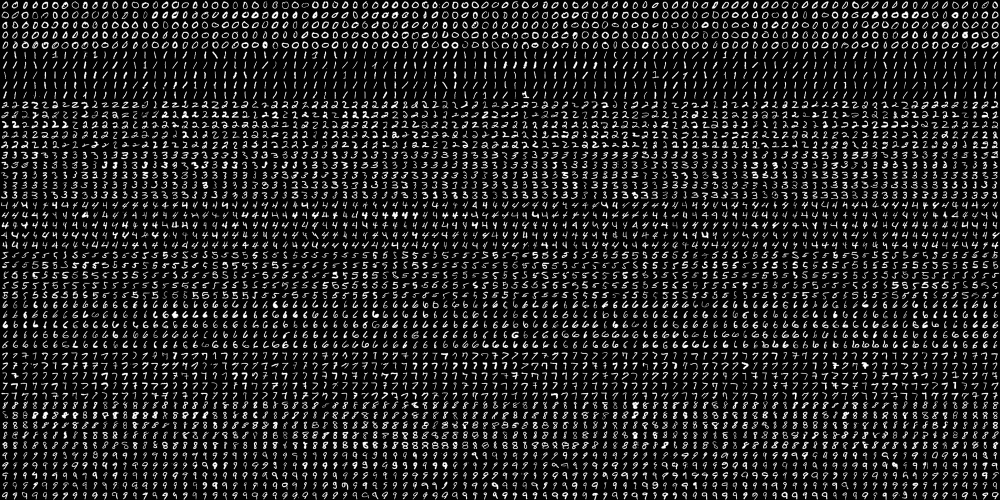
#> input picture img/digits.png, 2000 x 1000 px, found by its file name (shown at 1/2 size)
$ python svm_mnist_hog_train.py
#> lines starting #> are read from the running program, lines starting #| are printed output that depends on the picture
### mnist.py
"""
opencv

출처

제목: 파이썬으로 만드는 OpenCV 프로젝트
저자: 이세우
출판: 프로그래밍인사이트
"""
"""
요약

[예제 9-3] MNIST 손글씨 숫자 이미지셋 공통 모듈
"""
import cv2
import numpy as np

data = None
k = list(range(10))


def load():
    global data

    image = cv2.imread(filename="../img/digits.png")
#> image is the input picture: shape (1000, 2000, 3); min 0, max 255, mean 33.8
    gray = cv2.cvtColor(src=image, code=cv2.COLOR_BGR2GRAY)

    cells = [np.hsplit(ary=row, indices_or_sections=100) for row in np.vsplit(ary=gray, indices_or_sections=50)]
#> cells = 50 items
    data = np.array(cells)


def getData(reshape=True):
    if data is None:
        load()

    if reshape:
        full = data.reshape(-1, 400).astype(np.float32)
    else:
        full = data

    labels = np.repeat(a=k, repeats=500).reshape(-1, 1)
    return full, labels


def getTrain(reshape=True):
    if data is None:
        load()

    train = data[:, :90]

    if reshape:
        train = train.reshape(-1, 400).astype(np.float32)

    train_labels = np.repeat(a=k, repeats=450).reshape(-1, 1)

    return train, train_labels


def getTest(reshape=True):
    if data is None:
        load()

    test = data[:, 90:100]

    if reshape:
        test = test.reshape(-1, 400).astype(np.float32)

    test_labels = np.repeat(a=k, repeats=50).reshape(-1, 1)

    return test, test_labels


def digit2data(src, reshape=True):
    h, w = src.shape[:2]

    square = src

    if h > w:
        pad = (h - w) // 2
        square = np.zeros(shape=(h, h), dtype=np.uint8)
        square[:, pad:pad + w] = src
    elif h < w:
        pad = (w - h) // 2
        square = np.zeros(shape=(w, w), dtype=np.uint8)
        square[pad:pad + h, :] = src

    px20 = np.zeros(shape=(20, 20), dtype=np.uint8)
    px20[2:18, 2:18] = cv2.resize(src=square, dsize=(16, 16), interpolation=cv2.INTER_AREA)
    if reshape:
        px20 = px20.reshape((1, 400)).astype(np.float32)
    return px20

### svm_mnist_hog_train.py
"""
opencv

출처

제목: 파이썬으로 만드는 OpenCV 프로젝트
저자: 이세우
출판: 프로그래밍인사이트
"""
"""
요약

[예제 9-10] MNIST 손글씨 HOG-SVM 학습
"""
import cv2
import numpy as np
import mnist
import time

affine_flags = cv2.WARP_INVERSE_MAP|cv2.INTER_LINEAR

def deskew(img):
    m = cv2.moments(array=img)
    if abs(m["mu02"]) < 1e-2:
        return img.copy()
    skew = m["mu11"] / m["mu02"]
    M = np.float32([[1, skew, -0.5*20*skew], [0,1,0]])
    img = cv2.warpAffine(src=img, M=M, dsize=(20,20), flags=affine_flags)
    return img

winSize = (20,20)
blockSize = (10,10)
blockStride = (5,5)
cellSize = (5,5)
nbins = 9
hogDesc = cv2.HOGDescriptor(winSize, blockSize, blockStride, cellSize, nbins)


if __name__ == "__main__":
    train_data, train_label = mnist.getTrain(reshape=False)
#> train_label = 4500 values from 0 to 9
    test_data, test_label = mnist.getTest(reshape=False)
#> test_label = 500 values from 0 to 9

    deskewed = [list(map(deskew, row)) for row in train_data]
#> in deskew, `m = cv2.moments(array=img)`: m = moments, m00 16057, centre m10/m00, m01/m00 = (9.95, 9.55)
#> in deskew, `skew = m["mu11"] / m["mu02"]`: skew = -0.347
#> in deskew, `M = np.float32([[1, skew, -0.5*20*skew], [0,1,0]])`: M = [[1, -0.347, 3.47], [0, 1, 0]]
#> in deskew (call 35), `m = cv2.moments(array=img)`: m = moments, m00 21916, centre m10/m00, m01/m00 = (10.08, 9.87)
#> in deskew (call 35), `skew = m["mu11"] / m["mu02"]`: skew = -0.286
#> in deskew (call 35), `M = np.float32([[1, skew, -0.5*20*skew], [0,1,0]])`: M = [[1, -0.286, 2.86], [0, 1, 0]]
#> in deskew (call 35), `img = cv2.warpAffine(src=img, M=M, dsize=(20,20), flags=affine_flags)`:
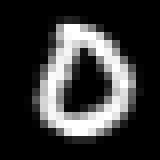
#> img: shape (20, 20) (shown 8 times larger); min 0, max 255, mean 54.8
#> in deskew (call 36), `m = cv2.moments(array=img)`: m = moments, m00 16968, centre m10/m00, m01/m00 = (9.92, 9.93)
#> in deskew (call 36), `skew = m["mu11"] / m["mu02"]`: skew = -0.0849
#> in deskew (call 36), `M = np.float32([[1, skew, -0.5*20*skew], [0,1,0]])`: M = [[1, -0.0849, 0.849], [0, 1, 0]]
#> in deskew (call 36), `img = cv2.warpAffine(src=img, M=M, dsize=(20,20), flags=affine_flags)`:
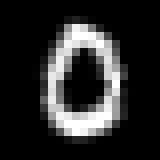
#> img: shape (20, 20) (shown 8 times larger); min 0, max 255, mean 42.4
#> in deskew (call 37), `m = cv2.moments(array=img)`: m = moments, m00 14274, centre m10/m00, m01/m00 = (9.72, 9.63)
#> in deskew (call 37), `skew = m["mu11"] / m["mu02"]`: skew = -0.2
#> in deskew (call 37), `M = np.float32([[1, skew, -0.5*20*skew], [0,1,0]])`: M = [[1, -0.2, 2], [0, 1, 0]]
#> in deskew (call 37), `img = cv2.warpAffine(src=img, M=M, dsize=(20,20), flags=affine_flags)`:
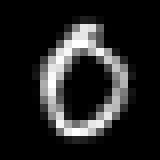
#> img: shape (20, 20) (shown 8 times larger); min 0, max 255, mean 35.7
#> in deskew (call 38), `m = cv2.moments(array=img)`: m = moments, m00 17138, centre m10/m00, m01/m00 = (10.11, 10.07)
#> in deskew (call 38), `skew = m["mu11"] / m["mu02"]`: skew = -0.267
#> in deskew (call 38), `M = np.float32([[1, skew, -0.5*20*skew], [0,1,0]])`: M = [[1, -0.267, 2.67], [0, 1, 0]]
#> in deskew (call 38), `img = cv2.warpAffine(src=img, M=M, dsize=(20,20), flags=affine_flags)`:
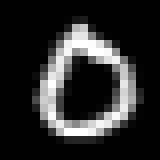
#> img: shape (20, 20) (shown 8 times larger); min 0, max 255, mean 42.9
#> in deskew (call 39), `m = cv2.moments(array=img)`: m = moments, m00 23214, centre m10/m00, m01/m00 = (10.14, 9.82)
#> in deskew (call 39), `skew = m["mu11"] / m["mu02"]`: skew = -0.377
#> in deskew (call 39), `M = np.float32([[1, skew, -0.5*20*skew], [0,1,0]])`: M = [[1, -0.377, 3.77], [0, 1, 0]]
#> in deskew (call 39), `img = cv2.warpAffine(src=img, M=M, dsize=(20,20), flags=affine_flags)`:
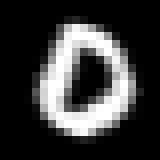
#> img: shape (20, 20) (shown 8 times larger); min 0, max 255, mean 58.1
#> in deskew (call 40), `m = cv2.moments(array=img)`: m = moments, m00 25184, centre m10/m00, m01/m00 = (9.69, 9.84)
#> in deskew (call 40), `skew = m["mu11"] / m["mu02"]`: skew = -0.32
#> in deskew (call 40), `M = np.float32([[1, skew, -0.5*20*skew], [0,1,0]])`: M = [[1, -0.32, 3.2], [0, 1, 0]]
#> in deskew (call 40), `img = cv2.warpAffine(src=img, M=M, dsize=(20,20), flags=affine_flags)`:
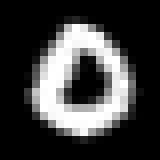
#> img: shape (20, 20) (shown 8 times larger); min 0, max 255, mean 63
#> deskewed = 50 items

    hogdata = [list(map(hogDesc.compute, row)) for row in deskewed]
#> hogdata = 50 items
    train_data = np.float32(hogdata)
    print('SVM training started...train data:', train_data.shape)
#> (printed output is left out)

    train_data = train_data.reshape(-1, train_data.shape[2])
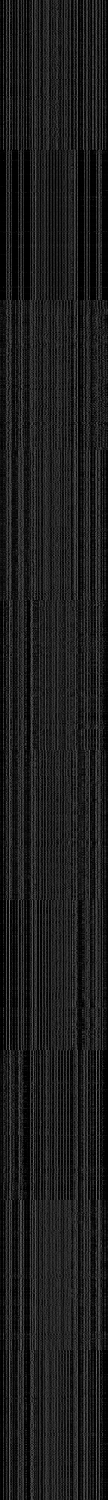
#> train_data: shape (4500, 324) float32 (shown at 1/3 size); min 0, max 0.656, mean 0.113
#> (the run stopped early here; a loop or call above may not have finished)
